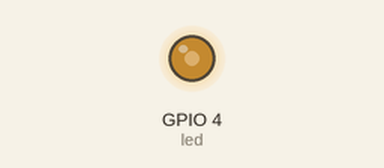
The program below on a simulated ESP8266 board running MicroPython. On the bench: output pins drawn as LEDs (lit = HIGH).

Above: at 0.05 s.
At 0.3 s:
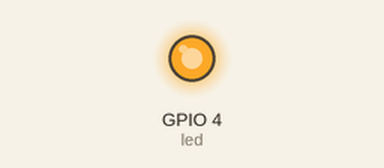
At 2.45 s:
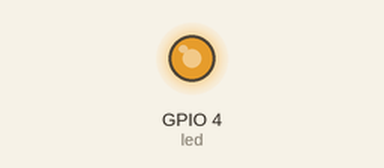
At 3.15 s:
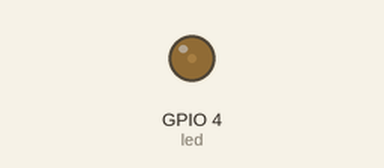
Timing chart, 0 to 7.4 s (numbered marks = the images above):
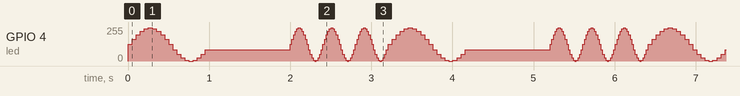

The program:

PWM_basic.py
```python
# *****************************
# -------  *** การใช้งาน  PWM

from machine import Pin, PWM  # กำหนด เพิ่ม PWM
import math
import time


led = PWM(Pin(4), freq=1000, duty=0) # pin output 5
# กำหนด output pin 4/ ความถี่, ดิวตี้
def pulse(ld, t):
    for i in range(20):
        ld.duty(int(math.sin(i / 10 * math.pi) * 500 + 500))
        time.sleep_ms(t)

while True:
    pulse(led, 50)
    time.sleep(1)
    for i in range(3): # กระพริบ 3 ครั้ง
        pulse(led, 20)
```

Measured:
- by itself, GPIO 4 (led): moves between 0/255 and 249/255, repeating every 3.2 s
